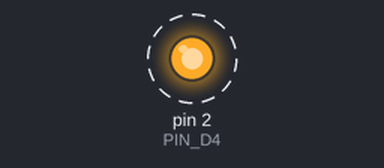
Simulated run of this sketch. Board: Arduino Uno, built with avr-gcc and run on an emulated ATmega328P. Shown: output pins drawn as LEDs (lit = HIGH). Dashed ring = blinking.

Above: at 0.5 s.
Timing chart, 0 to 4.6 s (numbered marks = the images above):
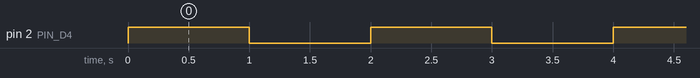

Measured:
- by itself, pin 2 (PIN_D4): alternates HIGH for 1.0 s and LOW for 1.0 s

The sketch:

sketch_jul1b.ino
```cpp
#define PIN_D4 2 //GOIO2 = 2
void setup() {
  // put your setup code here, to run once:
  pinMode(PIN_D4, OUTPUT);

}

void loop() {
  // put your main code here, to run repeatedly:
  digitalWrite(PIN_D4, HIGH);
  delay(1000);

  digitalWrite(PIN_D4, LOW);
  delay(1000);
}
```
